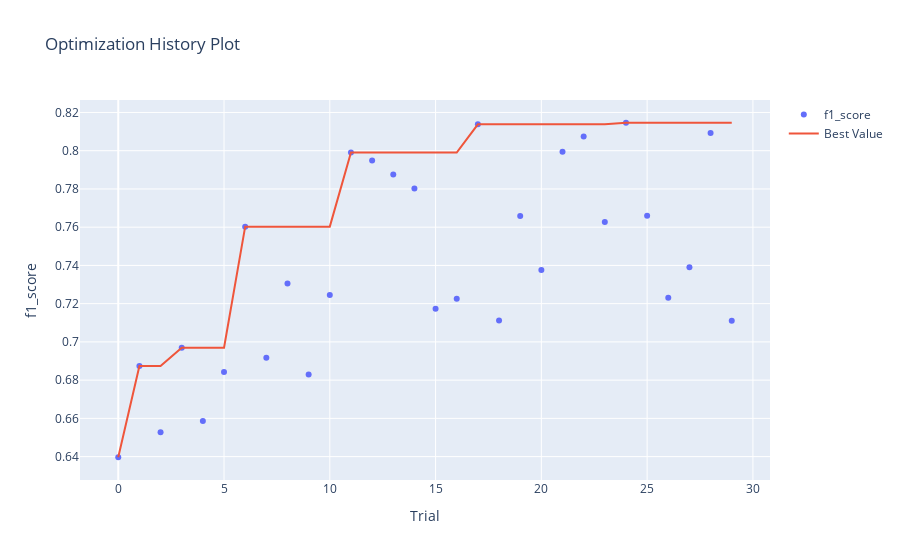

Notebook cell for this chart:
### Markdown cell above
График истории оптимизации - отображает количество испытаний на оси Х и метрику на оси Y.

Следует использовать эту диаграмму, чтобы проверить, идет ли оптимизация гиперпараметров в правильном направлении или нет.

### Code cell
optuna.visualization.plot_optimization_history(study, target_name="f1_score")

### Figure 1 — Plotly figure (JSON) as saved in the notebook; plotly's stock layout.template omitted (floating-point values rounded to 4 significant figures)
{"data": [{"mode": "markers", "name": "f1_score", "type": "scatter", "x": [0, 1, 2, 3, 4, 5, 6, 7, 8, 9, 10, 11, 12, 13, 14, 15, 16, 17, 18, 19, 20, 21, 22, 23, 24, 25, 26, 27, 28, 29], "y": [0.6397, 0.6874, 0.6527, 0.697, 0.6586, 0.6842, 0.7603, 0.6917, 0.7305, 0.683, 0.7245, 0.799, 0.7948, 0.7875, 0.7802, 0.7174, 0.7226, 0.8138, 0.7112, 0.7658, 0.7377, 0.7995, 0.8075, 0.7626, 0.8146, 0.766, 0.7231, 0.739, 0.8093, 0.7111]}, {"name": "Best Value", "type": "scatter", "x": [0, 1, 2, 3, 4, 5, 6, 7, 8, 9, 10, 11, 12, 13, 14, 15, 16, 17, 18, 19, 20, 21, 22, 23, 24, 25, 26, 27, 28, 29], "y": [0.6397, 0.6874, 0.6874, 0.697, 0.697, 0.697, 0.7603, 0.7603, 0.7603, 0.7603, 0.7603, 0.799, 0.799, 0.799, 0.799, 0.799, 0.799, 0.8138, 0.8138, 0.8138, 0.8138, 0.8138, 0.8138, 0.8138, 0.8146, 0.8146, 0.8146, 0.8146, 0.8146, 0.8146]}], "layout": {"title": {"text": "Optimization History Plot"}, "xaxis": {"title": {"text": "Trial"}}, "yaxis": {"title": {"text": "f1_score"}}}}
